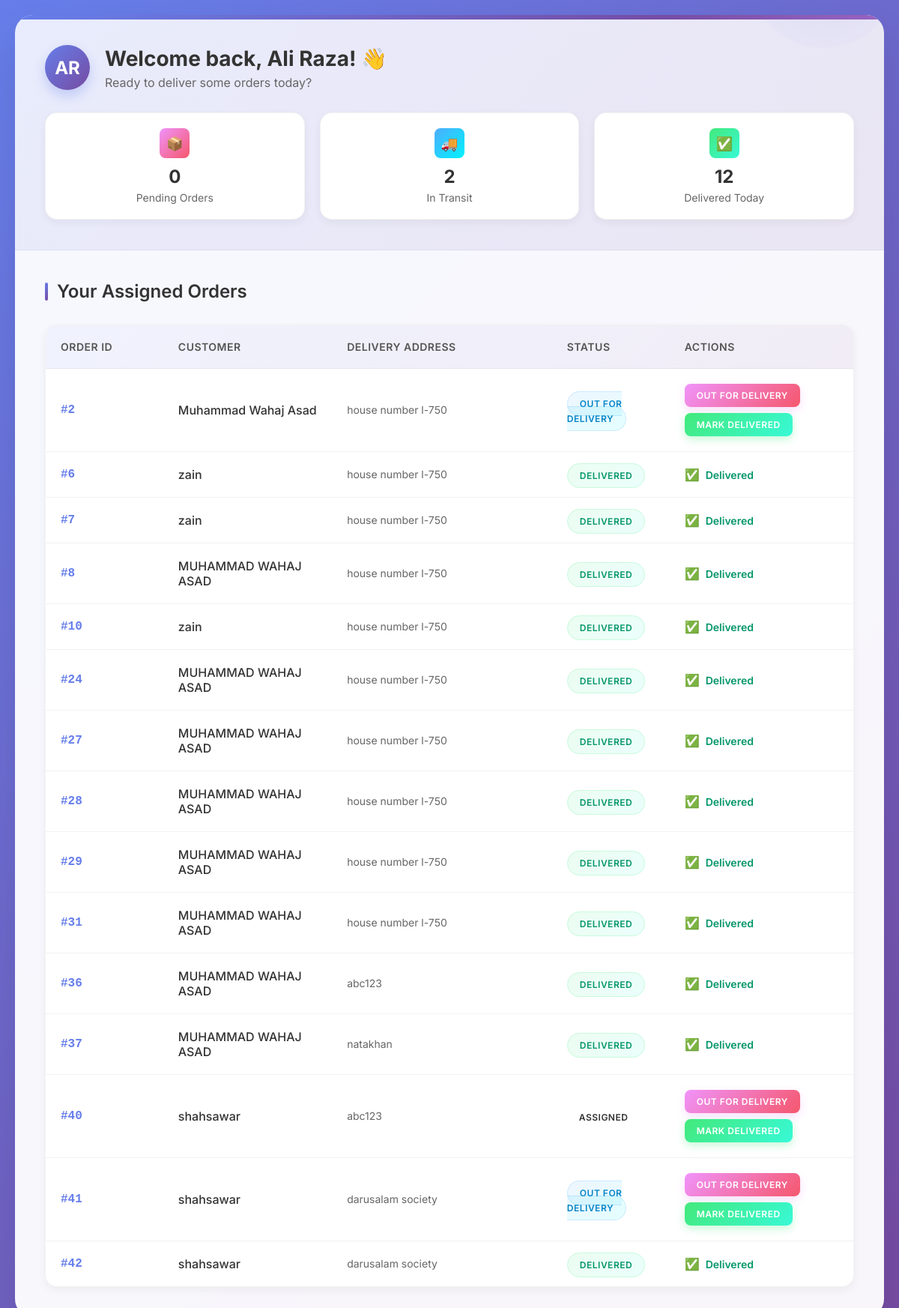
The page /delivery/dashboard (signed in) on the database its author committed.
### tables this page shows
CREATE TABLE orders (
            id INTEGER PRIMARY KEY AUTOINCREMENT,
            user_id INTEGER,
            bottle_qty INTEGER,
            delivery_address TEXT,
            status TEXT DEFAULT 'Pending', bottle_type TEXT, created_at TEXT, delivery_person_id INTEGER, payment_mode TEXT, payment_status TEXT DEFAULT 'Pending',
            FOREIGN KEY(user_id) REFERENCES users(id)
        );

CREATE TABLE users (
            id INTEGER PRIMARY KEY AUTOINCREMENT,
            name TEXT NOT NULL,
            email TEXT UNIQUE NOT NULL,
            password TEXT NOT NULL
        );

### routes/delivery_routes.py (the view)
@delivery_bp.route('/dashboard')
def delivery_dashboard():
    if 'delivery_person' not in session:
        return redirect('/delivery/login')
    conn = get_db_connection()
    orders = get_assigned_orders(conn, session['delivery_person']['id'])
    return render_template('delivery_dashboard.html', orders=orders, delivery_person=session['delivery_person'])

### models/delivery_person.py (called while the page is built)
def get_assigned_orders(conn, delivery_person_id):
    cursor = conn.cursor()
    cursor.execute("""
        SELECT orders.*, users.name
        FROM orders
        JOIN users ON orders.user_id = users.id
        WHERE orders.delivery_person_id = ?
    """, (delivery_person_id,))
    return cursor.fetchall()

### utils/db.py (called while the page is built)
def get_db_connection():
    conn = sqlite3.connect('database.db')
    conn.row_factory = sqlite3.Row
    return conn

### templates/delivery_dashboard.html (shortened to what this page needs)
<!DOCTYPE html>
<html lang="en">
<head>
</head>
<body>
    <div class="dashboard-container">
        <div class="dashboard-header">
            <div class="welcome-section">
                <div class="avatar" id="userAvatar">
                </div>
                <div class="welcome-text">
                    <h2>Welcome back, {{ delivery_person['name'] }}! 👋</h2>
                    <p class="subtitle">Ready to deliver some orders today?</p>
                </div>
            </div>
            <div class="stats-grid">
                <div class="stat-card">
                    <div class="stat-icon pending">📦</div>
                    <div class="stat-value" id="pendingCount">3</div>
                    <div class="stat-label">Pending Orders</div>
                </div>
                <div class="stat-card">
                    <div class="stat-icon transit">🚚</div>
                    <div class="stat-value" id="transitCount">2</div>
                    <div class="stat-label">In Transit</div>
                </div>
                <div class="stat-card">
                    <div class="stat-icon delivered">✅</div>
                    <div class="stat-value" id="deliveredCount">15</div>
                    <div class="stat-label">Delivered Today</div>
                </div>
            </div>
        </div>
        <div class="dashboard-content">
            <h3 class="section-title">Your Assigned Orders</h3>
            <div class="orders-table">
                <div class="table-header">
                    <div>Order ID</div>
                    <div>Customer</div>
                    <div>Delivery Address</div>
                    <div>Status</div>
                    <div>Actions</div>
                </div>
                {% for order in orders %}
                <div class="order-row">
                    <div class="order-id">#{{ order['id'] }}</div>
                    <div class="customer-name">{{ order['name'] }}</div>
                    <div class="address">{{ order['delivery_address'] }}</div>
                    <div>
                        <span class="status-badge {% if order['status'] == 'Pending' %}status-pending{% elif order['status'] == 'Out for Delivery' %}status-transit{% elif order['status'] == 'Delivered' %}status-delivered{% endif %}">
                            {{ order['status'] }}
                        </span>
                    </div>
                    <div class="action-buttons">
                        {% if order['status'] != 'Delivered' %}
                            <a href="/delivery/update_status/{{ order['id'] }}/Out for Delivery" class="action-btn transit">Out for Delivery</a>
                            <a href="/delivery/update_status/{{ order['id'] }}/Delivered" class="action-btn deliver">Mark Delivered</a>
                        {% else %}
                            <div class="delivered-status">Delivered</div>
                        {% endif %}
                    </div>
                </div>
                {% endfor %}
            </div>
        </div>
    </div>
</body>
</html>

### rows shown on the page
orders: id "2", name "Muhammad Wahaj Asad", delivery_address "house number l-750", status "OUT FOR DELIVERY"
orders: id "6", name "zain", delivery_address "house number l-750", status "DELIVERED", shows "Delivered"
orders: id "7", name "zain", delivery_address "house number l-750", status "DELIVERED", shows "Delivered"
orders: id "8", name "MUHAMMAD WAHAJ ASAD", delivery_address "house number l-750", status "DELIVERED", shows "Delivered"
orders: id "10", name "zain", delivery_address "house number l-750", status "DELIVERED", shows "Delivered"
orders: id "24", name "MUHAMMAD WAHAJ ASAD", delivery_address "house number l-750", status "DELIVERED", shows "Delivered"
orders: id "27", name "MUHAMMAD WAHAJ ASAD", delivery_address "house number l-750", status "DELIVERED", shows "Delivered"
orders: id "28", name "MUHAMMAD WAHAJ ASAD", delivery_address "house number l-750", status "DELIVERED", shows "Delivered"
orders: id "29", name "MUHAMMAD WAHAJ ASAD", delivery_address "house number l-750", status "DELIVERED", shows "Delivered"
orders: id "31", name "MUHAMMAD WAHAJ ASAD", delivery_address "house number l-750", status "DELIVERED", shows "Delivered"
orders: id "36", name "MUHAMMAD WAHAJ ASAD", delivery_address "abc123", status "DELIVERED", shows "Delivered"
orders: id "37", name "MUHAMMAD WAHAJ ASAD", delivery_address "natakhan", status "DELIVERED", shows "Delivered"
orders: id "40", name "shahsawar", delivery_address "abc123", status "ASSIGNED"
orders: id "41", name "shahsawar", delivery_address "darusalam society", status "OUT FOR DELIVERY"
orders: id "42", name "shahsawar", delivery_address "darusalam society", status "DELIVERED", shows "Delivered"

### other values the page prints
{{ delivery_person['name'] }} "Ali Raza"
